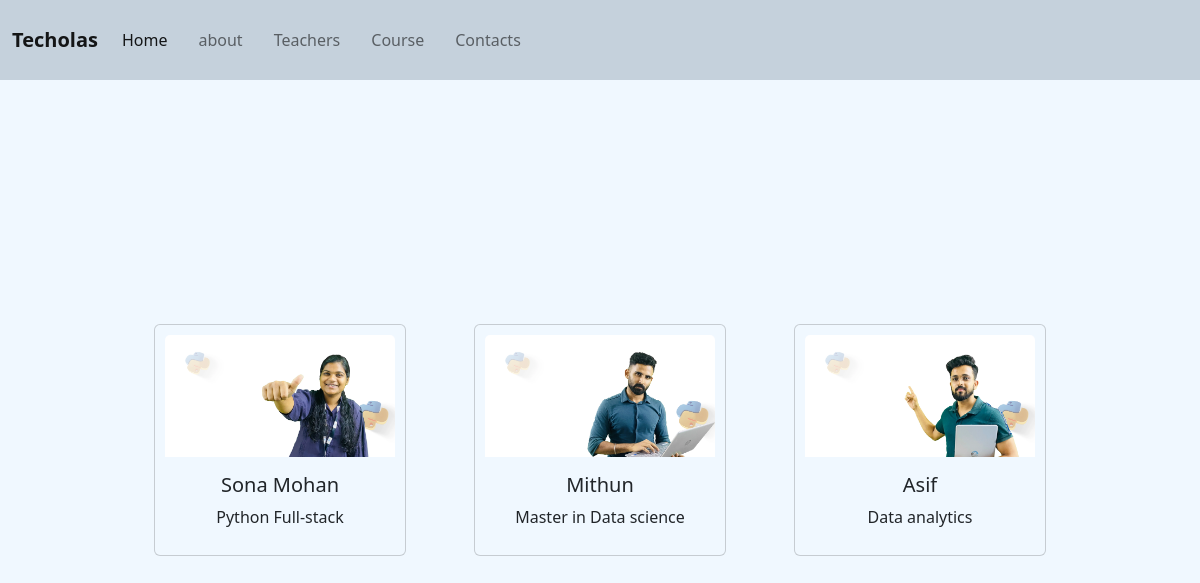
Screenshot of /teachers/ with the database file from the repository.
### app1/models.py (models this page shows)
class Teachers(models.Model):
    teacher_name = models.CharField(max_length=36,null=True,blank=True);
    name=models.ForeignKey(Details,on_delete=models.CASCADE);
    teacher_image = models.ImageField(upload_to='teacher');

class Details(models.Model):
    name = models.CharField(max_length=36,null=True,blank=True);
    course_details = models.TextField(null=True,blank=True);
    def __str__(self):
        return self.name

### app1/views.py (the view)
# urls.py: path('teachers/',views.teachers,name='teachers'),
def teachers (request):
    teachers_details={
        "teachers":Teachers.objects.all(),
    }
    return render(request,'teachers.html',teachers_details)

### app1/templates/teachers.html (shortened to what this page needs)
{% extends "base.html" %}
{% block content %}
<div class="teachers-div">
    <div class="row row-cols-1 row-cols-md-3 g-4">
        {% for i in teachers %}
        <div class="col">
        <div class="card h-100">
            <img src="{{i.teacher_image.url}}" class="card-img-top" alt="...">
            <div class="card-body">
            <h5 class="card-title">{{i.teacher_name}}</h5>
            <p class="card-text">{{i.name}}</p>
            </div>
        </div>
        </div>
        {% endfor %}
    </div>
</div>
{% endblock content %}

### app1/templates/base.html (shortened to what this page needs)
{% load static %}
<!doctype html>
<html lang="en">
<head>
  <link rel="stylesheet" href="{% static 'css/style.css' %}">
  <link href="https://cdn.jsdelivr.net/npm/bootstrap@5.2.1/dist/css/bootstrap.min.css" rel="stylesheet"
>
</head>
<body>
  <nav class="navbar navbar-expand-lg ">
    <div class="container-fluid">
      <a class="navbar-brand" href="{% url 'home' %}-">Techolas</a>
      <div class="collapse navbar-collapse" id="navbarNav">
        <ul class="navbar-nav">
          <li class="nav-item">
            <a class="nav-link active" aria-current="page" href="{% url 'home' %}">Home</a>
          </li>
          <li class="nav-item">
            <a class="nav-link" href="{% url 'about' %}">about</a>
          </li>
          <li class="nav-item">
            <a class="nav-link" href="{% url 'teachers' %}">Teachers</a>
          </li>
          <li class="nav-item">
            <a class="nav-link" href="{% url 'courses' %}">Course</a>
          </li>
          <li class="nav-item">
            <a class="nav-link" href="{% url 'contacts' %}">Contacts</a>
          </li>
        </ul>
      </div>
    </div>
  </nav>
  {% block content %}{% endblock content %}
</body>
</html>

### static/css/style.css (style rules this page uses)
a { border-radius: 10px; }
.navbar-brand { color:rgb(0, 0, 0); font-weight: 700; text-decoration: none; }
.nav-link { margin-inline-end: 15px; color: black; }
.container-fluid { padding-left: 4%; }
.navbar { background-color:rgb(197, 209, 220) ; z-index: 5; width: 100%; height: 10vh; }
.card { text-align: center; }
.col .card { background-color: aliceblue; display: flex; align-items: center; justify-content: center; width: 85%; padding: 10px; }
.row { width: 80%; display: flex; justify-content: center; align-items: center; }
.col { display: flex; justify-content: center; align-items: center; }
.teachers-div { width: 100%; display: flex; justify-content: center; align-items: center; height: 90vh; background-color: aliceblue; }

### rows the page displays
Teachers: teacher_image (picture), teacher_name "Sona Mohan", name "Python Full-stack"
Teachers: teacher_image (picture), teacher_name "Mithun", name "Master in Data science"
Teachers: teacher_image (picture), teacher_name "Asif", name "Data analytics"
